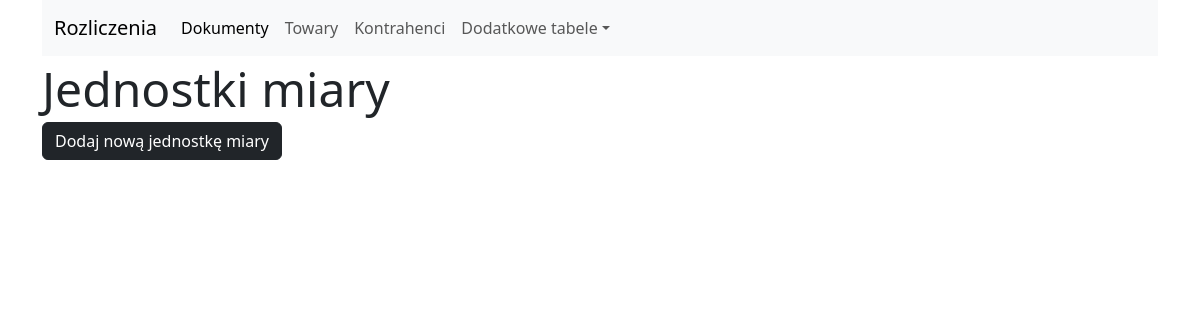
Page /units/list on the earlier database version.
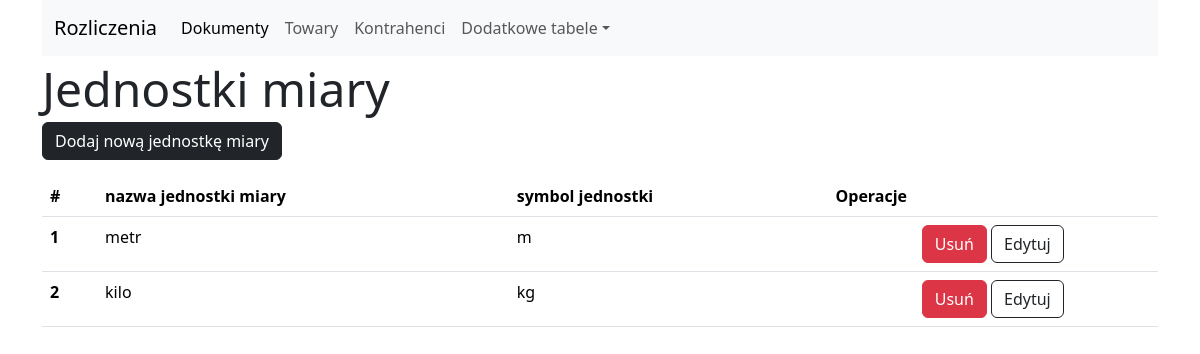
Same page on the later database version.
### tables this page shows
CREATE TABLE measurement_units (
	id INTEGER NOT NULL, 
	name VARCHAR(35) NOT NULL, 
	unit_symbol VARCHAR(3) NOT NULL, 
	PRIMARY KEY (id)
);

### blueprints/units_bp.py (the view)
@units_blueprint.route('/units/list')
def list_tax_rates():
    request_params = request.args.to_dict()
    if request_params and request_params.get('mode') == 'remove':
        id_elem = request_params.get('id_elem')
        if id_elem:
            db.remove_unit(int(id_elem))
            return redirect('/units/list')
    list_data = db.show_all_units()
    return render_template('simple_forms/units.html', list_data=list_data, settings=settings, page_state='list')

### db_cms/db_cms_core.py (called while the page is built)
    def __show_all_elements(self, table):
        selected = select([table])
        with self.__engine__.connect() as conn:
            return conn.execute(selected).all()

    def show_all_units(self):
        return self.__show_all_elements(self.measurement_units)

### templates/simple_forms/units.html (shortened to what this page needs)
{% extends "simple_forms/base.html" %}
{% from 'bootstrap5/form.html' import render_field %}
{% block element_list %}
   {% if page_state == 'list': %}
        <a href="/units/new" class="btn btn-dark">{{settings['button_name']}}</a>
    {% endif %}
    {% if list_data: %}
        <table class="table my-3">
            <thead>
            <tr>
                <th scope="col">#</th>
                {% for column_title in settings['table_headers']: %}
                <th scope="col">{{column_title}}</th>
                {% endfor%}
                <th scope="col">Operacje</th>
            </tr>
            </thead>
            <tbody>
            {% for row in list_data: %}
            <tr>
                <th scope="row">{{loop.index}}</th>
                <td>{{row['name']}}</td>
                <td>{{row['unit_symbol']}}</td>
                <td class="text-center">
                    <button class="btn btn-danger remove-button" data-bs-toggle="modal" data-bs-target="#deleteElementModal"
                            data-id="{{row['id']}}"  data-name="{{row['name']}}">Usuń
                    </button>
                    <a class="btn border-1 border-dark" href="{{'/units/edit/' ~ row['id']}}">Edytuj</a>
                </td>
            </tr>
            {% endfor %}
            </tbody>
        </table>
    {% endif %}
{% endblock %}

Differences in the rows shown:
added measurement_units: name "metr", unit_symbol "m"
added measurement_units: name "kilo", unit_symbol "kg"
Other differences:
text now shown: "# Operacje"
new list line: "nazwa jednostki miary"
new list line: "symbol jednostki"
